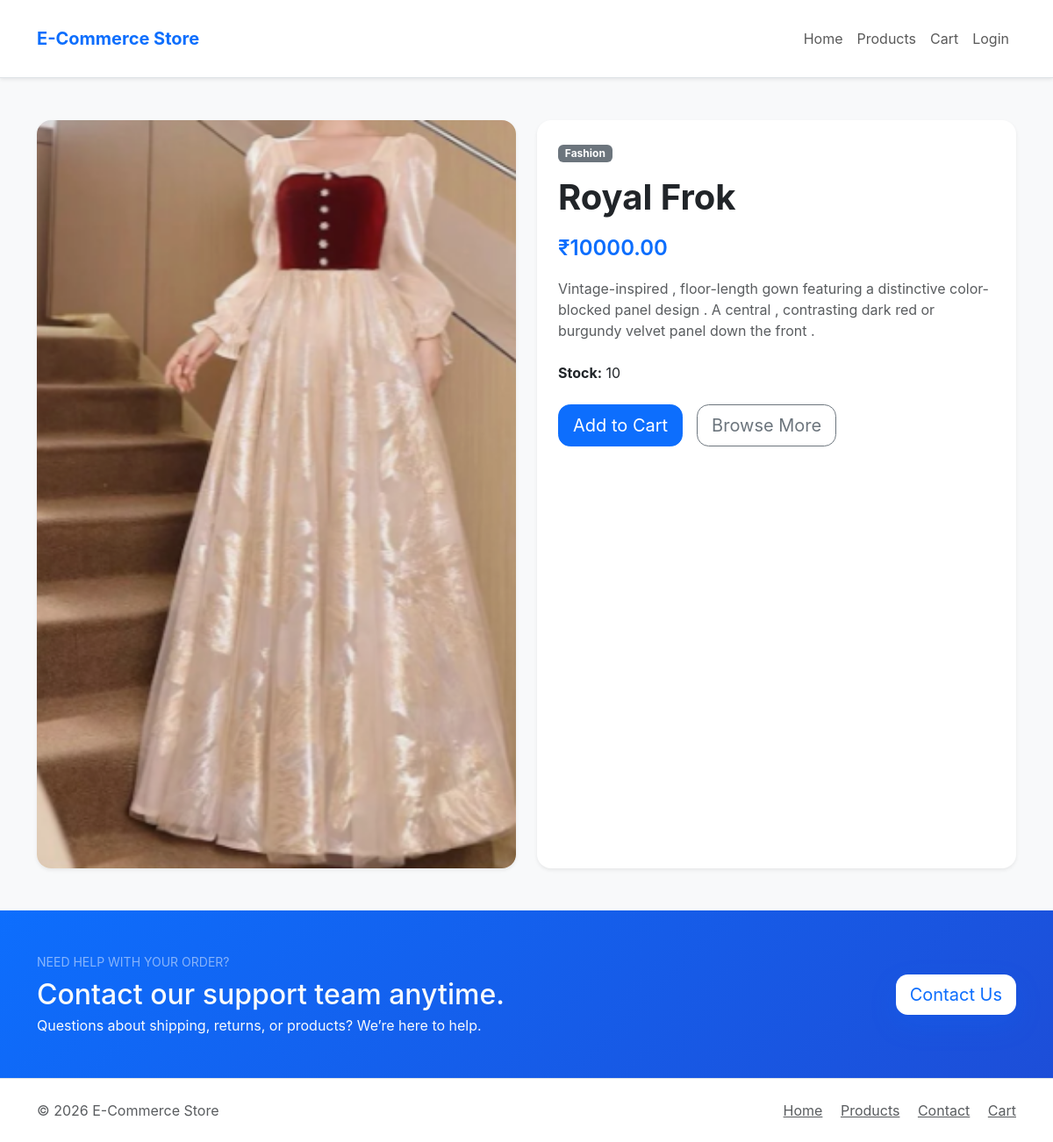
Page /product/Royal_Frok3/ on the committed database.
### store/models.py (models this page shows, shortened)
class Product(models.Model):
    category = models.ForeignKey(Category,on_delete=models.CASCADE,related_name="products")
    name = models.CharField(max_length=200)
    slug = models.SlugField(unique=True)
    description = models.TextField()
    price = models.DecimalField(max_digits=10, decimal_places=2)
    stock = models.PositiveIntegerField(default=0)
    image = models.ImageField(upload_to="products/")
    available = models.BooleanField(default=True)
    created_at = models.DateTimeField(auto_now_add=True)
    updated_at = models.DateTimeField(auto_now=True)

class Category(models.Model):
    name = models.CharField(max_length=100,unique=True)
    slug = models.SlugField(unique=True)

### store/views.py (the view)
# urls.py: path('product/<slug:slug>/', product_detail, name='product_detail'),
def product_detail(request, slug):
    product = get_object_or_404(
        Product,
        slug=slug,
        available=True
    )
    context = {
        "product": product
    }
    return render(
        request,
        "store/product_detail.html",
        context
    )

### templates/store/product_detail.html (shortened to what this page needs)
{% extends 'base.html' %}
{% block content %}
<div class="row g-4">
    <div class="col-12 col-lg-6">
        <div class="card border-0 shadow-sm overflow-hidden product-detail-card">
            <img src="{{ product.image.url }}" alt="{{ product.name }}" class="img-fluid rounded-start">
        </div>
    </div>
    <div class="col-12 col-lg-6">
        <div class="card border-0 shadow-sm p-4 h-100">
            <div class="mb-3">
                <span class="badge bg-secondary">{{ product.category.name }}</span>
            </div>
            <h1 class="display-6 fw-bold mb-3">{{ product.name }}</h1>
            <p class="fs-4 text-primary fw-semibold mb-3">₹{{ product.price }}</p>
            <p class="text-muted mb-4">{{ product.description }}</p>
            <p class="mb-4"><strong>Stock:</strong> {{ product.stock }}</p>
            <div class="d-flex flex-column flex-sm-row gap-3">
                <a href="{% url 'add_to_cart' product.id %}" class="btn btn-primary btn-lg btn-add-to-cart">Add to Cart</a>
                <a href="{% url 'product_list' %}" class="btn btn-outline-secondary btn-lg">Browse More</a>
            </div>
        </div>
    </div>
</div>
{% endblock %}

### static/styles.css (style rules this page uses)
:root { color-scheme: light; --bg: #f4f7fb; --surface: #ffffff; --text: #1f2937; --muted: #6c757d; --primary: #0d6efd; --border: #e9ecef; }
body { background: var(--bg); color: var(--text); font-family: Inter, system-ui, -apple-system, BlinkMacSystemFont, "Segoe UI", sans-serif; }
.card, .table-responsive { border-radius: 1rem; }
.product-card .card-img-top, .product-detail-card img { transition: transform .35s ease; }
.btn { border-radius: .85rem; }

### rows in the picture
Product: image (picture), category.name "Fashion", name "Royal Frok", price "10000.00", description "Vintage-inspired , floor-length gown featuring a distinctive color-blocked panel design . A central , contrasting dark red or burgundy velvet panel down the front .", stock "10"
